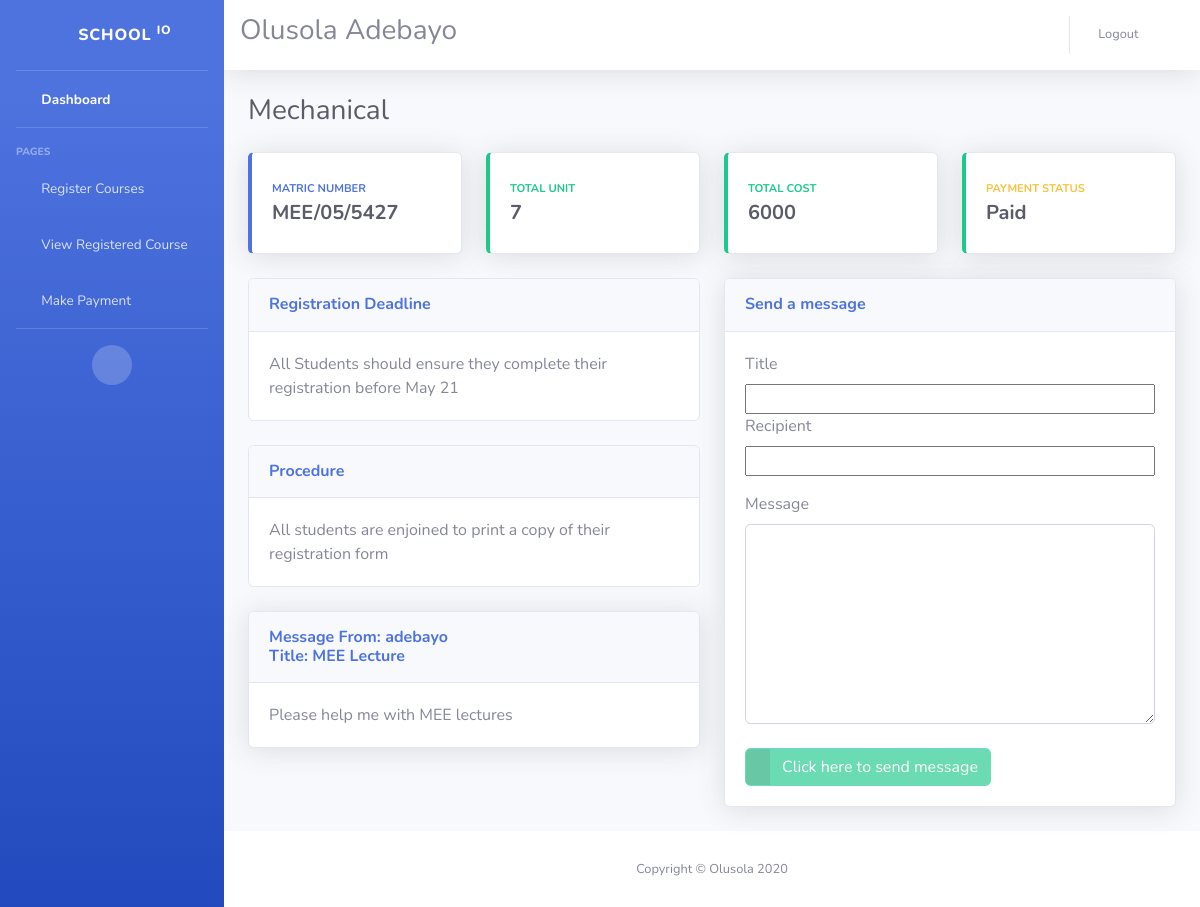
/dashboard (signed in), run on the app's committed database.
### elearn/models.py (models this page shows)
class All_students(models.Model):
   matric = models.CharField(max_length=50)
   department = models.CharField(max_length=50)
   level = models.IntegerField()
   paid = models.BooleanField(default=False)

class Broadcast(models.Model):
   level = models.CharField(max_length=50)
   department = models.CharField(max_length=50)
   message = models.CharField(max_length=200)
   title = models.CharField(max_length=50)

class Personal(models.Model):
   user = models.ForeignKey(User,on_delete=models.CASCADE)
   receiver = models.CharField(max_length=50)
   message = models.CharField(max_length=200)
   title = models.CharField(max_length=50)

### user/models.py (models this page shows, shortened)
class Profile(models.Model):
   user = models.ForeignKey(User,on_delete=models.CASCADE)
   registered = models.BooleanField(default=False)
   department = models.CharField(max_length=50)
   matric_number = models.CharField(max_length=50)

### elearn/views.py (the view)
# urls.py: path("dashboard", views.index, name="index"),
@login_required
def index(request):
   user_level = Profile.objects.get(user=request.user)
   matric = user_level.matric_number
   school_check = All_students.objects.get(matric=matric)
   department = school_check.department
   level = school_check.level
   paid = school_check.paid
   total_unit = Registered_course.objects.filter(user=request.user).aggregate(Sum('reg_unit')).values()
   total_cost = Registered_course.objects.filter(user=request.user).aggregate(Sum('cost')).values()
   context = {
      "course_reg": Course.objects.filter(level=level, department=department),
      "level": level,
      "department": department,
      "matric": matric,
      "total_unit": total_unit,
      "total_cost": total_cost,
      "paid": paid,
      "broadcast": Broadcast.objects.filter(level=level, department=department),
      "all_message": Personal.objects.filter(receiver = request.user ),
      }
   return render(request, "index.html", context)

### elearn/templates/index.html (shortened to what this page needs)
{% load static %}
<!DOCTYPE html>
<html lang="en">
<head>
  <link href="{% static 'vendor/fontawesome-free/css/all.min.css' %}" rel="stylesheet" type="text/css">
  <link href="{% static 'css/sb-admin-2.min.css' %}" rel="stylesheet">
</head>
<body id="page-top">
  <div id="wrapper">
    <ul class="navbar-nav bg-gradient-primary sidebar sidebar-dark accordion" id="accordionSidebar">
      <a class="sidebar-brand d-flex align-items-center justify-content-center" href="index.html">
        <div class="sidebar-brand-icon rotate-n-15">
          <i class="fas fa-laugh-wink"></i>
        </div>
        <div class="sidebar-brand-text mx-3">School <sup>io</sup></div>
      </a>
      <hr class="sidebar-divider my-0">
      <li class="nav-item active">
        <a class="nav-link" href="{% url 'index' %}">
          <i class="fas fa-fw fa-tachometer-alt"></i>
          <span>Dashboard</span></a>
      </li>
      <hr class="sidebar-divider">
      <div class="sidebar-heading">
        Pages
      </div>
      <li class="nav-item">
        <a class="nav-link" href="{% url 'courses' %}">
          <i class="fas fa-fw fa-chart-area"></i>
          <span>Register Courses</span></a>
      </li>
      <li class="nav-item">
        <a class="nav-link" href="{% url 'sem_courses' %}">
          <i class="fas fa-fw fa-chart-area"></i>
          <span>View Registered Course</span></a>
      </li>
      <li class="nav-item">
        <a class="nav-link" href="#" data-toggle="modal" data-target="#PaymentModal">
          <i class="fas fa-fw fa-chart-area"></i>
          <span>Make Payment</span></a>
      </li>
      <hr class="sidebar-divider d-none d-md-block">
      <div class="text-center d-none d-md-inline">
        <button class="rounded-circle border-0" id="sidebarToggle"></button>
      </div>
    </ul>
    <div id="content-wrapper" class="d-flex flex-column">
      <div id="content">
        <nav class="navbar navbar-expand navbar-light bg-white topbar mb-4 static-top shadow">
            <div class="input-group">
              <h3>{{ user.last_name }} {{ user.first_name }}</h3>
            </div>
          <ul class="navbar-nav ml-auto">
            <li class="nav-item dropdown no-arrow">
              <a class="nav-link" href="{% url 'logout' %}" role="button">
                <span class="mr-2 d-none d-lg-inline text-gray-600 small">Logout</span>
                <i class="fas fa-sign-out-alt fa-sm fa-fw mr-2 text-gray-400"></i>
              </a>
            </li>
          </ul>
        </nav>
        <div class="container-fluid">
          <div class="d-sm-flex align-items-center justify-content-between mb-4">
            <h1 class="h3 mb-0 text-gray-800">{{ department }}</h1>
          </div>
          <div class="row">
            <div class="col-xl-3 col-md-6 mb-4">
              <div class="card border-left-primary shadow h-100 py-2">
                <div class="card-body">
                  <div class="row no-gutters align-items-center">
                    <div class="col mr-2">
                      <div class="text-xs font-weight-bold text-primary text-uppercase mb-1">Matric Number</div>
                      <div class="h5 mb-0 font-weight-bold text-gray-800">{{ matric }}</div>
                    </div>
                    <div class="col-auto">
                      <i class="fas fa-calendar fa-2x text-gray-300"></i>
                    </div>
                  </div>
                </div>
              </div>
            </div>
            <div class="col-xl-3 col-md-6 mb-4">
              <div class="card border-left-success shadow h-100 py-2">
                <div class="card-body">
                  <div class="row no-gutters align-items-center">
                    <div class="col mr-2">
                      <div class="text-xs font-weight-bold text-success text-uppercase mb-1">Total Unit</div>
                      <div class="h5 mb-0 font-weight-bold text-gray-800">{% for value in total_unit %}{{ value }} {% endfor %}</div>
                    </div>
                    <div class="col-auto">
                    <i class="fas fa-clipboard-list fa-2x text-gray-300"></i>
                    </div>
                  </div>
                </div>
              </div>
            </div>
            <div class="col-xl-3 col-md-6 mb-4">
              <div class="card border-left-success shadow h-100 py-2">
                <div class="card-body">
                  <div class="row no-gutters align-items-center">
                    <div class="col mr-2">
                      <div class="text-xs font-weight-bold text-success text-uppercase mb-1">Total Cost</div>
                      <div class="h5 mb-0 font-weight-bold text-gray-800">{% for value in total_cost %}{{ value }} {% endfor %}</div>
                    </div>
                    <div class="col-auto">
                    <i class="fas fa-dollar-sign fa-2x text-gray-300"></i>
                    </div>
                  </div>
                </div>
              </div>
            </div>
            <div class="col-xl-3 col-md-6 mb-4">
            {% if paid is False %}
              <div class="card border-left-danger shadow h-100 py-2">
              {% else %}
              <div class="card border-left-success shadow h-100 py-2">
              {% endif %}
                <div class="card-body">
                  <div class="row no-gutters align-items-center">
                    <div class="col mr-2">
                      <div class="text-xs font-weight-bold text-warning text-uppercase mb-1">Payment Status</div>
                      <div class="h5 mb-0 font-weight-bold text-gray-800">{% if paid is False %}Awaits Payment{% else %} Paid {% endif %}</div>
                    </div>
                    <div class="col-auto">
                    <a href="#" data-toggle="modal" data-target="#PaymentModal">
                      <i class="fas fa-shopping-cart fa-2x text-gray-300"></i>
                      </a>
                    </div>
                  </div>
                </div>
              </div>
            </div>
          </div>
          <div class="row">
            <div class="col-lg-6">
              {% for Broadcast in broadcast %}
              <div class="card mb-4">
                <div class="card-header py-3">
             <h6 class="m-0 font-weight-bold text-primary">     {{ Broadcast.title }} </h6>
                </div>
                <div class="card-body">
                  {{ Broadcast.message }}
                </div>
              </div>
              {% endfor %}
              {% for Personal in all_message %}
              <div class="card shadow mb-4">
                <div class="card-header py-3 d-flex flex-row align-items-center justify-content-between">
                  <h6 class="m-0 font-weight-bold text-primary">Message From: {{ Personal.user }} <br> Title: {{ Personal.title }}</h6>
                  <div class="dropdown no-arrow">
                    <a class="dropdown-toggle" href="#" role="button" id="dropdownMenuLink" data-toggle="dropdown" aria-haspopup="true" aria-expanded="false">
                      <i class="fas fa-ellipsis-v fa-sm fa-fw text-gray-400"></i>
                    </a>
                  </div>
                </div>
                <div class="card-body">
                  {{ Personal.message }}
                </div>
              </div>
                {% endfor %}
            </div>
            <div class="col-lg-6">
              <div id="SendMessage" class="card shadow mb-4">
                <a href="#collapseCardExample" class="d-block card-header py-3" data-toggle="collapse" role="button" aria-expanded="true" aria-controls="collapseCardExample">
                  <h6 class="m-0 font-weight-bold text-primary">Send a message</h6>
                </a>
                <div class="collapse show" id="collapseCardExample">
                  <div class="card-body">
                  <form method="POST" action='{% url "user_message" %}'>
                  <div>
                  <label> Title</label>
                    <input id="title" name="title" class="text" style="width: 100%;" required> </input>
                    </div>
                    <div>
                    <label> Recipient </label>
                    <input id="to" name="to" class="text" style="width: 100%;" required> </input>
                    </div>
                    <div>
                    <label> Message</label>
                    <textarea id="message" name="message" class="form-control text" rows="4" style="width: 100%; height:200px;" required>  </textarea>
                    </div>
                    <br>
                    <div>
                   <button id="submit" class="btn btn-success btn-icon-split">
                   <span class="icon text-white-50"></span>
                  <span class="text"> Click here to send message </span> </button>
                  </div>
                  </div>
                </div>
              </div>
            </div>
          </div>
        </div>
      </div>
      <footer class="sticky-footer bg-white">
        <div class="container my-auto">
          <div class="copyright text-center my-auto">
            <span>Copyright &copy; Olusola 2020</span>
          </div>
        </div>
      </footer>
    </div>
  </div>
</body>
</html>

### data on the page
All_students: department "Mechanical"
Profile: matric_number "MEE/05/5427"
Broadcast: title "Registration Deadline", message "All Students should ensure they complete their registration before May 21"
Broadcast: title "Procedure", message "All students are enjoined to print a copy of their registration form"
Personal: user "adebayo", title "MEE Lecture", message "Please help me with MEE lectures"

### other printed values
{{ user.last_name }} "Olusola"
{{ user.first_name }} "Adebayo"
{{ value }} "7"
{{ value }} "6000"
